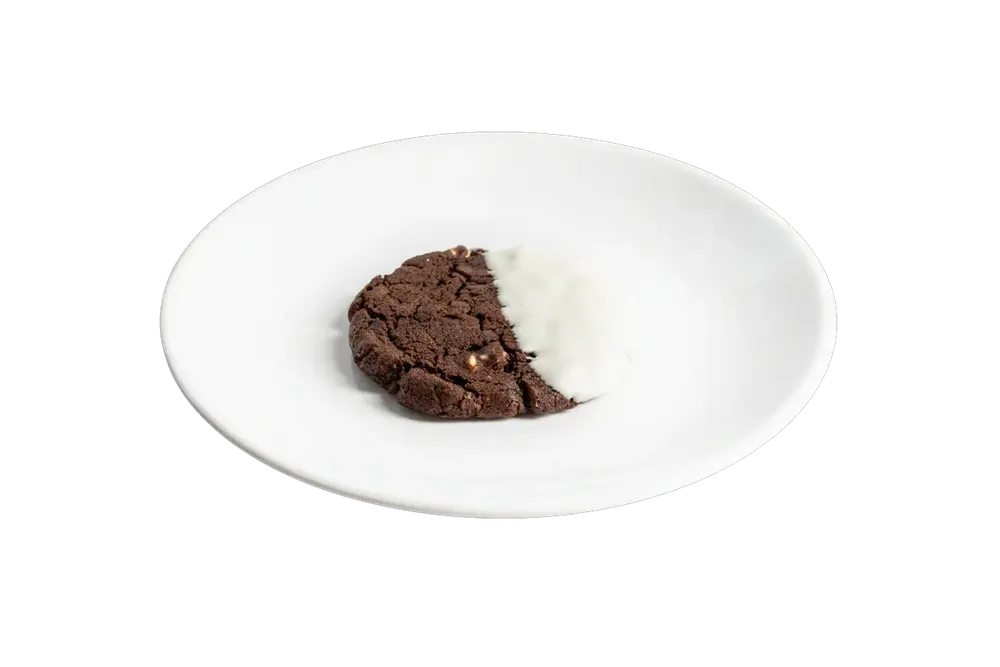
#> input picture img/cake/Double chocolate cookie.webp, 1000 x 667 px, shrunk from 1248 x 832 before the run; its folder holds 4 pictures in this run
$ python _convert_cake.py
#> lines starting #> are read from the running program, lines starting #| are printed output that depends on the picture
from pathlib import Path
from PIL import Image

folder = Path("img/cake")
for f in folder.glob("*.webp"):
    img = Image.open(f).convert("RGB")
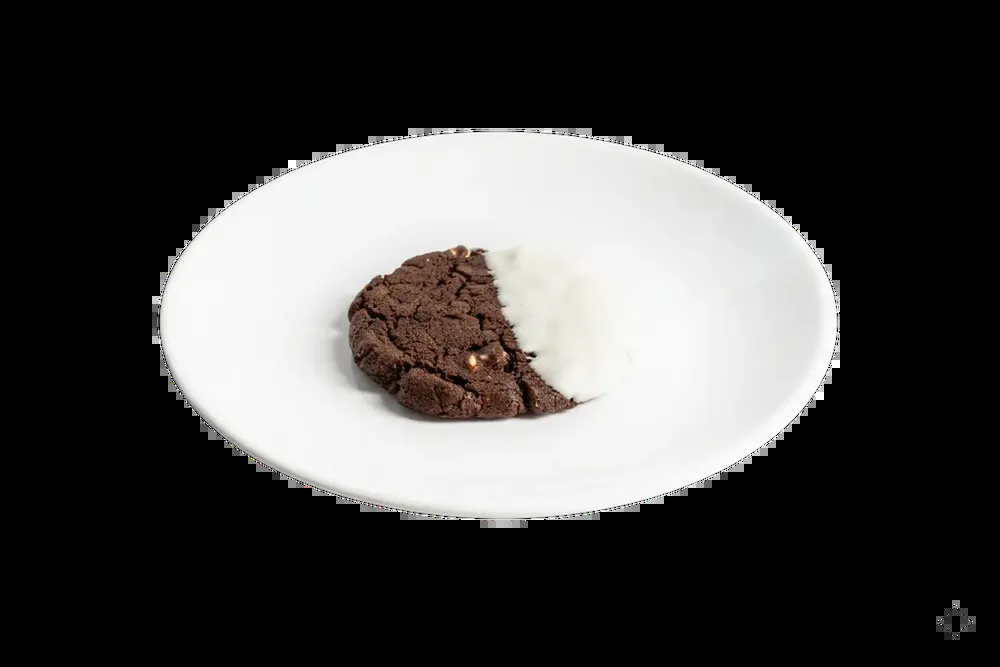
#> img: PIL image 1000x667 RGB; mean R, G, B 70.7, 69.6, 68.8
    out = f.with_suffix(".png")
    img.save(out, "PNG")
    print(out)

$ run again, on img/cake/Dulce le che cheesecake.webp
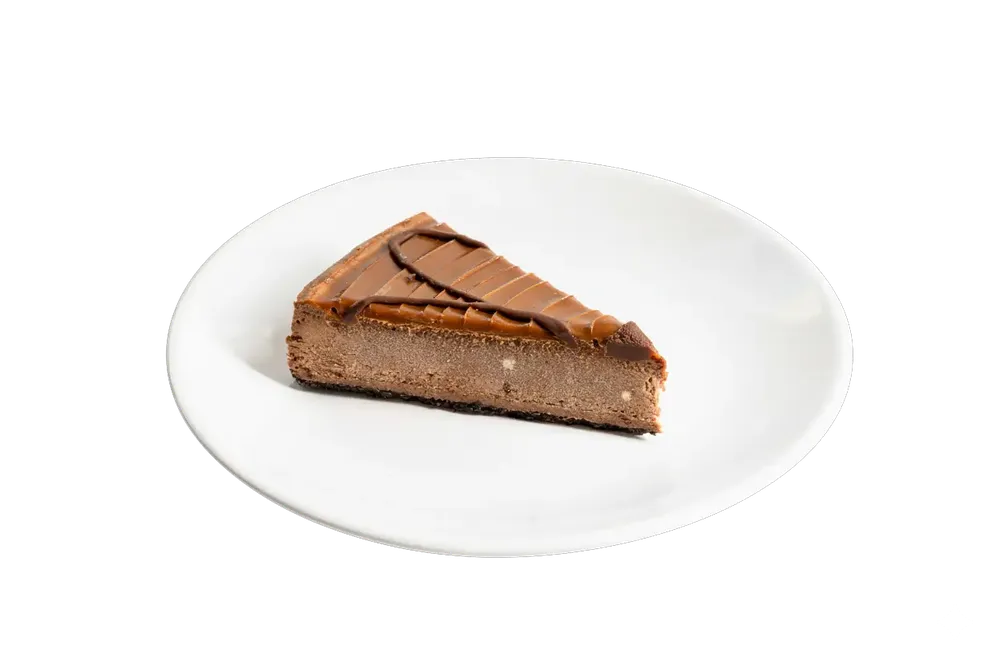
#> input picture img/cake/Dulce le che cheesecake.webp, 1000 x 667 px, shrunk from 1248 x 832 before the run
#> `img = Image.open(f).convert("RGB")`:
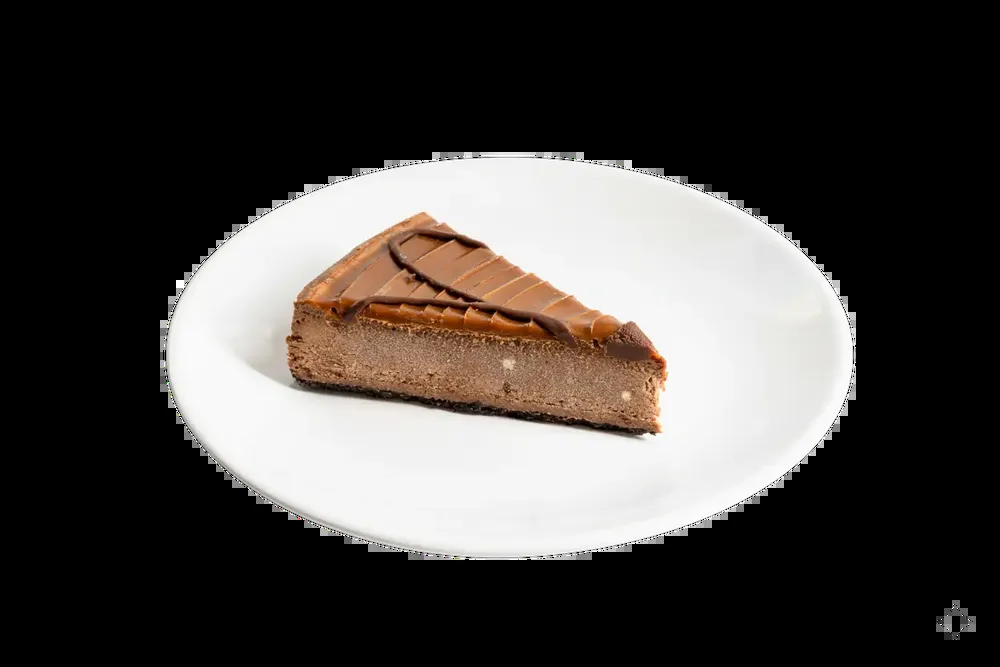
#> img: PIL image 1000x667 RGB; mean R, G, B 72.8, 69, 66.2
